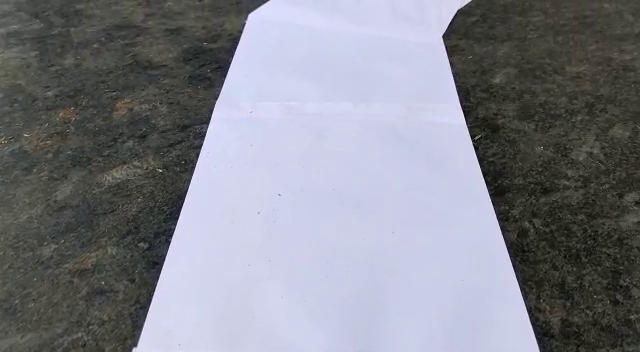
#> input picture frame 62 of Diff Colour/vid1.mp4, 640 x 352 px, given in place of the camera
$ python MainRobotLane.py
#> lines starting #> are read from the running program, lines starting #| are printed output that depends on the picture; after the words box and inside, x2 and y2 are one past the last pixel; in counts of white or black regions, pixels touching at a corner belong together
### Diff Colour/WebcamModule.py
import cv2

cap = cv2.VideoCapture(0)

def getImg(display= False,size=[480,240]):
    _, img = cap.read()
    img = cv2.resize(img,(size[0],size[1]))
    if display:
        cv2.imshow('IMG',img)
    return img

# [3 lines that do not run on import are left out]

### Diff Colour/utlis.py
import cv2
import numpy as np

def thresholding(img):
    imgHsv = cv2.cvtColor(img,cv2.COLOR_BGR2HSV)
    lowerWhite = np.array([90,0,0])##mere hisab ke val
    upperWhite = np.array([255,129,255])##ideher bhi
    maskWhite = cv2.inRange(imgHsv,lowerWhite,upperWhite)
    return maskWhite

def warpImg(img,points,w,h,inv = False):
    pts1 = np.float32(points)
    pts2 = np.float32([[0,0],[w,0],[0,h],[w,h]])
    if inv:
        matrix = cv2.getPerspectiveTransform(pts2, pts1)
    else:
        matrix = cv2.getPerspectiveTransform(pts1,pts2)
    imgWarp = cv2.warpPerspective(img,matrix,(w,h))
    return imgWarp

def nothing(a):
    pass

# [7 lines left out: function initializeTrackbars, not called in this run]

def valTrackbars(wT=480, hT=240):
    widthTop = cv2.getTrackbarPos("Width Top", "Trackbars")
    heightTop = cv2.getTrackbarPos("Height Top", "Trackbars")
    widthBottom = cv2.getTrackbarPos("Width Bottom", "Trackbars")
    heightBottom = cv2.getTrackbarPos("Height Bottom", "Trackbars")
    points = np.float32([(widthTop, heightTop), (wT-widthTop, heightTop),
                      (widthBottom , heightBottom ), (wT-widthBottom, heightBottom)])
    return points

def drawPoints(img,points):
    for x in range(4):
        cv2.circle(img,(int(points[x][0]),int(points[x][1])),15,(0,0,255),cv2.FILLED)
    return img

def getHistogram(img,minPer=0.1,display= False,region=1):

    if region ==1:
        histValues = np.sum(img, axis=0)
    else:
        histValues = np.sum(img[img.shape[0]//region:,:], axis=0)

    #print(histValues)
    maxValue = np.max(histValues)
    minValue = minPer*maxValue

    indexArray = np.where(histValues >= minValue)
    basePoint = int(np.average(indexArray))
    #print(basePoint)

    if display:
        imgHist = np.zeros((img.shape[0],img.shape[1],3),np.uint8)
        for x,intensity in enumerate(histValues):
            cv2.line(imgHist,(x,img.shape[0]),(x,img.shape[0]-intensity//255//region),(255,0,255),1)
            cv2.circle(imgHist,(basePoint,img.shape[0]),20,(0,255,255),cv2.FILLED)
        return basePoint,imgHist

    return basePoint

# [30 lines left out: function stackImages, not called in this run]

### Diff Colour/LaneDetection.py
import cv2
import numpy as np
import utlis

curveList = []
avgVal=10

def getLaneCurve(img,display=2):

    imgCopy = img.copy()
    imgResult = img.copy()
    #### STEP 1
    imgThres = utlis.thresholding(img)

    #### STEP 2
    hT, wT, c = img.shape
    points = utlis.valTrackbars()
    imgWarp = utlis.warpImg(imgThres,points,wT,hT)
    imgWarpPoints = utlis.drawPoints(imgCopy,points)

    #### STEP 3
    middlePoint,imgHist = utlis.getHistogram(imgWarp,display=True,minPer=0.5,region=4)
    curveAveragePoint, imgHist = utlis.getHistogram(imgWarp, display=True, minPer=0.9)
    curveRaw = curveAveragePoint - middlePoint

    #### SETP 4
    curveList.append(curveRaw)
    if len(curveList)>avgVal:
        curveList.pop(0)
    curve = int(sum(curveList)/len(curveList))

    #### STEP 5
    if display != 0:
        imgInvWarp = utlis.warpImg(imgWarp, points, wT, hT, inv=True)
        imgInvWarp = cv2.cvtColor(imgInvWarp, cv2.COLOR_GRAY2BGR)
        imgInvWarp[0:hT // 3, 0:wT] = 0, 0, 0
        imgLaneColor = np.zeros_like(img)
        imgLaneColor[:] = 0, 255, 0
        imgLaneColor = cv2.bitwise_and(imgInvWarp, imgLaneColor)
        imgResult = cv2.addWeighted(imgResult, 1, imgLaneColor, 1, 0)
        midY = 450
        cv2.putText(imgResult, str(curve), (wT // 2 - 80, 85), cv2.FONT_HERSHEY_COMPLEX, 2, (255, 0, 255), 3)
        cv2.line(imgResult, (wT // 2, midY), (wT // 2 + (curve * 3), midY), (255, 0, 255), 5)
        cv2.line(imgResult, ((wT // 2 + (curve * 3)), midY - 25), (wT // 2 + (curve * 3), midY + 25), (0, 255, 0), 5)
        for x in range(-30, 30):
            w = wT // 20
            cv2.line(imgResult, (w * x + int(curve // 50), midY - 10),
                     (w * x + int(curve // 50), midY + 10), (0, 0, 255), 2)
        #fps = cv2.getTickFrequency() / (cv2.getTickCount() - timer);
        #cv2.putText(imgResult, 'FPS ' + str(int(fps)), (20, 40), cv2.FONT_HERSHEY_SIMPLEX, 1, (230, 50, 50), 3);
    if display == 2:
        imgStacked = utlis.stackImages(0.7, ([img, imgWarpPoints, imgWarp],
                                             [imgHist, imgLaneColor, imgResult]))
        cv2.imshow('ImageStack', imgStacked)
    elif display == 1:
        cv2.imshow('Resutlt', imgResult)

    #### NORMALIZATION
    curve = curve/100
    if curve>1: curve ==1
    if curve<-1:curve == -1

    return curve


# [17 lines that do not run on import are left out]

### Diff Colour/MotorModule.py
import RPi.GPIO as GPIO
from time import sleep
GPIO.setmode(GPIO.BCM)
GPIO.setwarnings(False)


class Motor():
    def __init__(self,EnaA,In1A,In2A,EnaB,In1B,In2B):
        self.EnaA= EnaA
        self.In1A = In1A
        self.In2A = In2A
        self.EnaB= EnaB
        self.In1B = In1B
        self.In2B = In2B
        GPIO.setup(self.EnaA,GPIO.OUT);GPIO.setup(self.In1A,GPIO.OUT);GPIO.setup(self.In2A,GPIO.OUT)
        GPIO.setup(self.EnaB,GPIO.OUT);GPIO.setup(self.In1B,GPIO.OUT);GPIO.setup(self.In2B,GPIO.OUT)
        self.pwmA = GPIO.PWM(self.EnaA, 100);
        self.pwmB = GPIO.PWM(self.EnaB, 100);
        self.pwmA.start(0);
        self.pwmB.start(0);
        self.mySpeed=0

    def move(self,speed=0.5,turn=0,t=0):
        speed *=100
        turn *=70
        leftSpeed = speed-turn
        rightSpeed = speed+turn

        if leftSpeed>100: leftSpeed =100
        elif leftSpeed<-100: leftSpeed = -100
        if rightSpeed>100: rightSpeed =100
        elif rightSpeed<-100: rightSpeed = -100
        #print(leftSpeed,rightSpeed)
        self.pwmA.ChangeDutyCycle(abs(leftSpeed))
        self.pwmB.ChangeDutyCycle(abs(rightSpeed))
        if leftSpeed>0:GPIO.output(self.In1A,GPIO.HIGH);GPIO.output(self.In2A,GPIO.LOW)
        else:GPIO.output(self.In1A,GPIO.LOW);GPIO.output(self.In2A,GPIO.HIGH)
        if rightSpeed>0:GPIO.output(self.In1B,GPIO.HIGH);GPIO.output(self.In2B,GPIO.LOW)
        else:GPIO.output(self.In1B,GPIO.LOW);GPIO.output(self.In2B,GPIO.HIGH)
        sleep(t)

    # [15 lines left out: functions stop, main, not called in this run]

# [3 lines that do not run on import are left out]

### Diff Colour/MainRobotLane.py
from MotorModule import Motor
from LaneDetection import getLaneCurve
import WebcamModule
import cv2

##################################################
motor = Motor(2,3,4,17,22,27)
##################################################

def main():

    img = WebcamModule.getImg()
#> in getImg, img is the input picture: shape (352, 640, 3); mean B, G, R 137.8, 129.6, 127.9
#> in getImg, `img = cv2.resize(img,(size[0],size[1]))`:
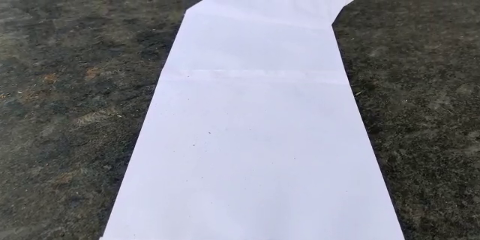
#> img: shape (240, 480, 3); mean B, G, R 137.7, 129.5, 127.8
    curveVal= getLaneCurve(img,1)
#> in thresholding, `imgHsv = cv2.cvtColor(img,cv2.COLOR_BGR2HSV)`: imgHsv: shape (240, 480, 3); mean H, S, V 74, 29.8, 141.1
#> in thresholding, `maskWhite = cv2.inRange(imgHsv,lowerWhite,upperWhite)`:
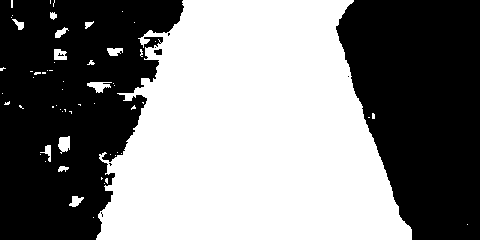
#> maskWhite: shape (240, 480); 50% white; 60 white regions (47 under 20 px), largest, box (x1, y1, x2, y2) and area: (96, 0, 412, 240) 56388, (58, 136, 70, 154) 158, (87, 82, 112, 93) 156
#> in warpImg, `imgWarp = cv2.warpPerspective(img,matrix,(w,h))`: imgWarp: shape (240, 480); every value is 0
#> in getHistogram, `histValues = np.sum(img[img.shape[0]//region:,:], axis=0)`: histValues = 480 values from 0 to 0
#> in getHistogram, `maxValue = np.max(histValues)`: maxValue = 0
#> in getHistogram, `basePoint = int(np.average(indexArray))`: basePoint = 239
#> after the loop in getHistogram, `for x,intensity in enumerate(histValues):`:
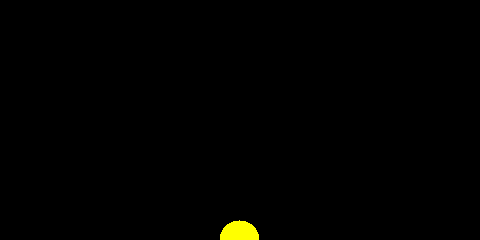
#> imgHist: shape (240, 480, 3); mean of channels 0, 1, 2 0, 1.3, 1.3; drawn as B, G, R
#> in getLaneCurve, `curveRaw = curveAveragePoint - middlePoint`: curveRaw = 0
#> in getLaneCurve, `imgInvWarp = cv2.cvtColor(imgInvWarp, cv2.COLOR_GRAY2BGR)`: imgInvWarp: shape (240, 480, 3); every value is 0
#> in getLaneCurve, `cv2.putText(imgResult, str(curve), (wT // 2 - 80, 85), cv2.FONT_HERSHE..`:
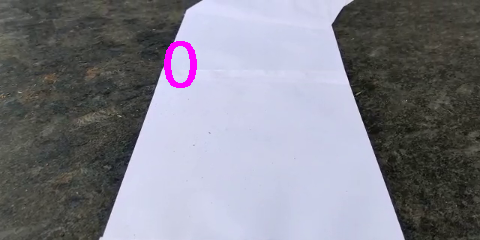
#> imgResult: shape (240, 480, 3); 0.61% of pixels changed, all inside (x1, y1, x2, y2) = (164, 41, 197, 88)
#> curveVal = 0

    sen = 1.3  # SENSITIVITY
    maxVAl= 0.3 # MAX SPEED
    if curveVal>maxVAl:curveVal = maxVAl
    if curveVal<-maxVAl: curveVal =-maxVAl
    #print(curveVal)
    if curveVal>0:
        sen =1.7
        if curveVal<0.05: curveVal=0
    else:
        if curveVal>-0.08: curveVal=0
    motor.move(0.20,-curveVal*sen,0.05)
    #cv2.waitKey(1)


if __name__ == '__main__':
    while True:
        main()
#> pass 2 of the loop `while True:`:
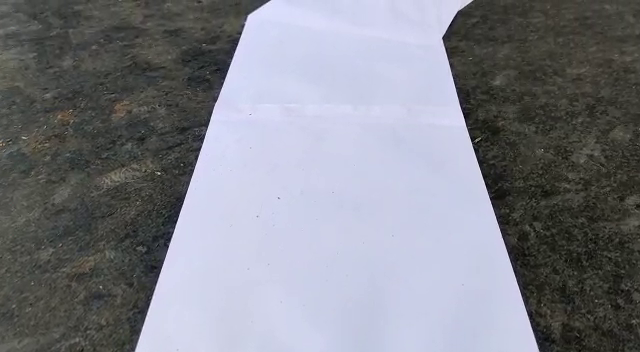
#> input picture frame 63 of Diff Colour/vid1.mp4, 640 x 352 px, given in place of the camera
#> in getImg, img is the input picture: shape (352, 640, 3); mean B, G, R 137.8, 129.6, 127.8
#> imgHsv: shape (240, 480, 3); mean H, S, V 74, 29.8, 141.1
#> in thresholding (call 2), `maskWhite = cv2.inRange(imgHsv,lowerWhite,upperWhite)`:
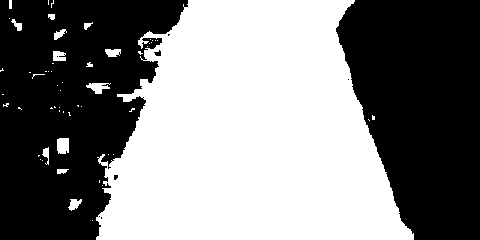
#> maskWhite: shape (240, 480); 50.1% white; 9 black regions (6 under 20 px), largest, box (x1, y1, x2, y2) and area: (0, 0, 188, 240) 30785, (336, 0, 480, 240) 26702, (154, 50, 161, 56) 27
#> in getLaneCurve (call 2), `points = utlis.valTrackbars()`: points = [[0, 0], [480, 0], [0, 0], [480, 0]]
#> in getLaneCurve (call 2), `cv2.putText(imgResult, str(curve), (wT // 2 - 80, 85), cv2.FONT_HERSHE..`:
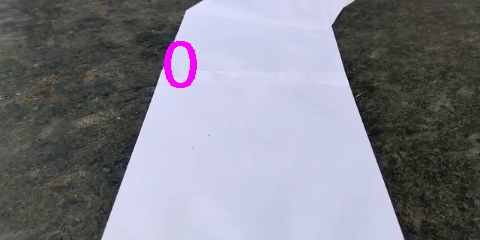
#> imgResult: shape (240, 480, 3); mean B, G, R 137.9, 128.3, 128.1
#> pass 3 of the loop `while True:`:
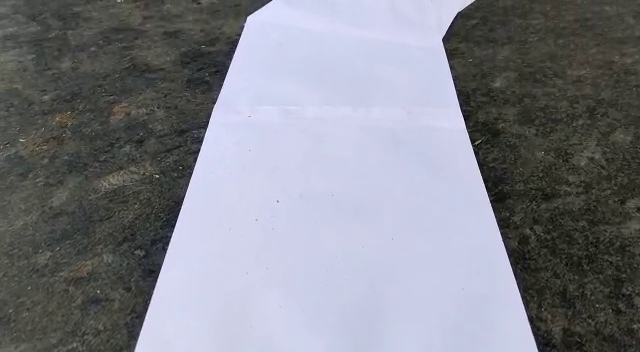
#> input picture frame 64 of Diff Colour/vid1.mp4, 640 x 352 px, given in place of the camera
#> in getImg, img is the input picture: shape (352, 640, 3); mean B, G, R 137.8, 129.5, 127.8
#> imgHsv: shape (240, 480, 3); mean H, S, V 74, 29.8, 141
#> in thresholding (call 3), `maskWhite = cv2.inRange(imgHsv,lowerWhite,upperWhite)`:
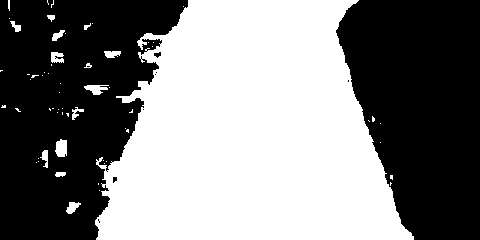
#> maskWhite: shape (240, 480); 50.1% white; 10 black regions (7 under 20 px), largest, box (x1, y1, x2, y2) and area: (0, 0, 188, 240) 30627, (336, 0, 480, 240) 26823, (154, 52, 161, 58) 27
#> in getLaneCurve (call 3), `cv2.putText(imgResult, str(curve), (wT // 2 - 80, 85), cv2.FONT_HERSHE..`:
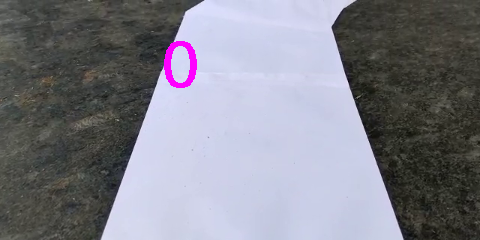
#> imgResult: shape (240, 480, 3); mean B, G, R 137.9, 128.2, 128.1

$ run again, starting later in the video
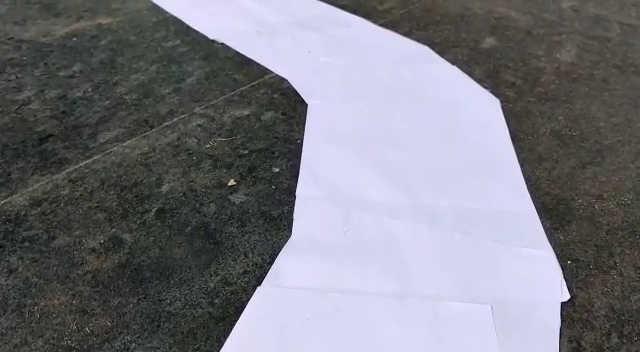
#> input picture frame 279 of Diff Colour/vid1.mp4, 640 x 352 px, given in place of the camera
#> in getImg, img is the input picture: shape (352, 640, 3); mean B, G, R 127, 120.3, 119.7
#> imgHsv: shape (240, 480, 3); mean H, S, V 72.8, 27.7, 130.8
#> maskWhite: shape (240, 480); 41.6% white; 80 white regions (69 under 20 px), largest, box (x1, y1, x2, y2) and area: (112, 0, 432, 240) 46933, (104, 183, 117, 210) 173, (29, 26, 54, 37) 144
#> in getHistogram, `histValues = np.sum(img[img.shape[0]//region:,:], axis=0)`: histValues = 480 values, max 44476 at index 33, min 37076 at index 478, mean 39206.2
#> maxValue = 44476
#> minValue = 22238
#> basePoint = 239
#> the loop in getHistogram, `for x,intensity in enumerate(histValues):` made 480 passes
#> intensity on passes 1 to 3: 37260, 37812, 38724
#> in getHistogram (call 2), `histValues = np.sum(img, axis=0)`: histValues = 480 values, max 57512 at index 31, min 49016 at index 478, mean 51440.5
#> maxValue = 57512
#> minValue = 51760.8
#> basePoint = 77
#> the loop in getHistogram (call 2), `for x,intensity in enumerate(histValues):` made 480 passes
#> intensity on passes 1 to 3: 49712, 51128, 52496
#> after the loop in getHistogram (call 2), `for x,intensity in enumerate(histValues):`:
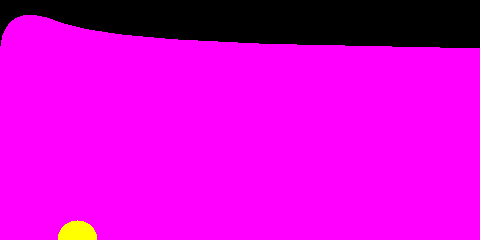
#> imgHist: shape (240, 480, 3); mean of channels 0, 1, 2 212.5, 1.3, 213.8; drawn as B, G, R
#> curveRaw = -162
#> in getLaneCurve, `cv2.putText(imgResult, str(curve), (wT // 2 - 80, 85), cv2.FONT_HERSHE..`:
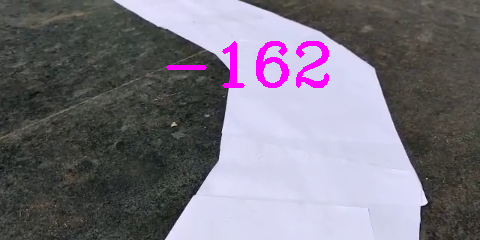
#> imgResult: shape (240, 480, 3); mean B, G, R 127.5, 116.6, 120.6
#> in getLaneCurve, `curve = curve/100`: curve = -1.62

$ run again, starting later in the video
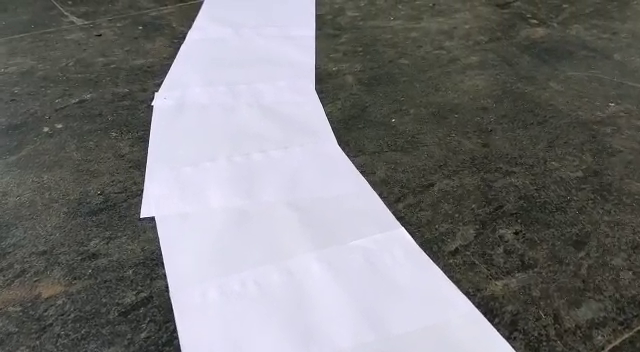
#> input picture frame 497 of Diff Colour/vid1.mp4, 640 x 352 px, given in place of the camera
#> in getImg, img is the input picture: shape (352, 640, 3); mean B, G, R 121.1, 119.9, 120.2
#> imgHsv: shape (240, 480, 3); mean H, S, V 64.8, 28.3, 126.6
#> maskWhite: shape (240, 480); 35.9% white; 17 white regions (9 under 20 px), largest, box (x1, y1, x2, y2) and area: (102, 0, 388, 240) 40880, (63, 229, 84, 240) 147, (104, 232, 123, 240) 86
#> imgWarp: shape (240, 480); every value is 0
#> histValues = 480 values from 0 to 0
#> maxValue = 0
#> basePoint = 239
#> curveRaw = 0
#> imgInvWarp: shape (240, 480, 3); every value is 0
#> in getLaneCurve, `cv2.putText(imgResult, str(curve), (wT // 2 - 80, 85), cv2.FONT_HERSHE..`:
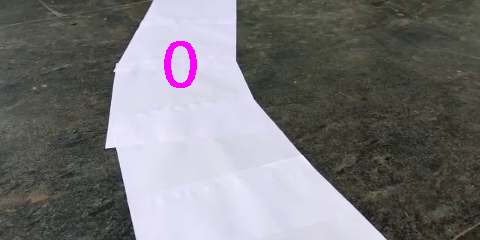
#> imgResult: shape (240, 480, 3); mean B, G, R 121.1, 118.5, 120.3
